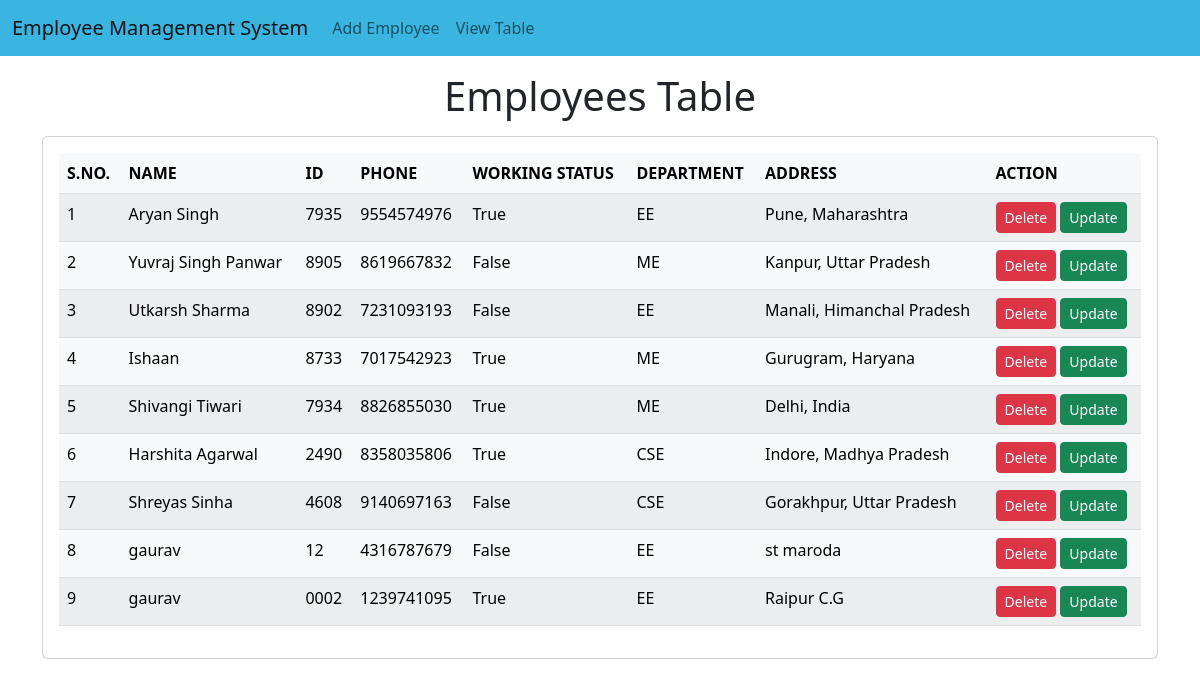
The page / on the database its author committed.
### emp/models.py (models this page shows, shortened)
class Emp(models.Model):
    name=models.CharField(max_length=200)
    emp_id=models.CharField(max_length=200)
    phone=models.CharField(max_length=10)
    address=models.CharField(max_length=150)
    working=models.BooleanField(default=True)
    department=models.CharField(max_length=200)

### emp/views.py (the view)
# urls.py: path("",fun.emp_home),
def emp_home(request):
    emps=Emp.objects.all()
    return render(request,"emp/home.html",{'emps':emps})

### templates/emp/home.html (shortened to what this page needs)
<!doctype html>
<html lang="en">
  <head>
    <link href="https://cdn.jsdelivr.net/npm/bootstrap@5.2.2/dist/css/bootstrap.min.css"
          rel="stylesheet"
>
  </head>
  <body>
    {% include 'emp/navbar.html' %}
    <h1 class="text-center my-3">Employees Table</h1>
    <div class="container">
      <div class="row">
        <div class="col-md-12">
          <div class="card">
            <div class="card-body">
              <table class="table table-light table-striped table-hover">
                <thead>
                  <tr>
                    <th>S.NO.</th>
                    <th>NAME</th>
                    <th>ID</th>
                    <th>PHONE</th>
                    <th>WORKING STATUS</th>
                    <th>DEPARTMENT</th>
                    <th>ADDRESS</th>
                    <th>ACTION</th>
                  </tr>
                </thead>
                <tbody>
                  {% for e in emps %}
                  <tr>
                    <td>{{forloop.counter}}</td>
                    <td>{{e.name}}</td>
                    <td>{{e.emp_id}}</td>
                    <td>{{e.phone}}</td>
                    <td>{{e.working}}</td>
                    <td>{{e.department}}</td>
                    <td>{{e.address}}</td>
                    <td>
                      <a href="/emp/delete-emp/{{e.id}}" class="btn btn-danger btn-sm">Delete</a>
                      <a href="/emp/update-emp/{{e.id}}" class="btn btn-success btn-sm">Update</a>
                    </td>
                  </tr>
                  {%endfor%}
                </tbody>
              </table>
            </div>
          </div>
        </div>
      </div>
    </div>
  </body>
</html>

### templates/emp/navbar.html (shortened to what this page needs)
<nav class="navbar navbar-expand-lg" style="background-color: #39B5E0;">
    <div class="container-fluid">
      <a class="navbar-brand" href="/emp/home/">Employee Management System</a>
      <div class="collapse navbar-collapse" id="navbarSupportedContent">
        <ul class="navbar-nav me-auto mb-2 mb-lg-0">
          <li class="nav-item">
            <a class="nav-link" href="/emp/add-emp/">Add Employee</a>
          </li>
          <li><a class="nav-link" href="/emp/home/">View Table</a></li>
        </ul>
      </div>
    </div>
  </nav>

### rows shown on the page
Emp: name "Aryan Singh", emp_id "7935", phone "9554574976", working "True", department "EE", address "Pune, Maharashtra"
Emp: name "Yuvraj Singh Panwar", emp_id "8905", phone "8619667832", working "False", department "ME", address "Kanpur, Uttar Pradesh"
Emp: name "Utkarsh Sharma", emp_id "8902", phone "7231093193", working "False", department "EE", address "Manali, Himanchal Pradesh"
Emp: name "Ishaan", emp_id "8733", phone "7017542923", working "True", department "ME", address "Gurugram, Haryana"
Emp: name "Shivangi Tiwari", emp_id "7934", phone "8826855030", working "True", department "ME", address "Delhi, India"
Emp: name "Harshita Agarwal", emp_id "2490", phone "8358035806", working "True", department "CSE", address "Indore, Madhya Pradesh"
Emp: name "Shreyas Sinha", emp_id "4608", phone "9140697163", working "False", department "CSE", address "Gorakhpur, Uttar Pradesh"
Emp: name "gaurav", emp_id "12", phone "4316787679", working "False", department "EE", address "st maroda"
Emp: name "gaurav", emp_id "0002", phone "1239741095", working "True", department "EE", address "Raipur C.G"
